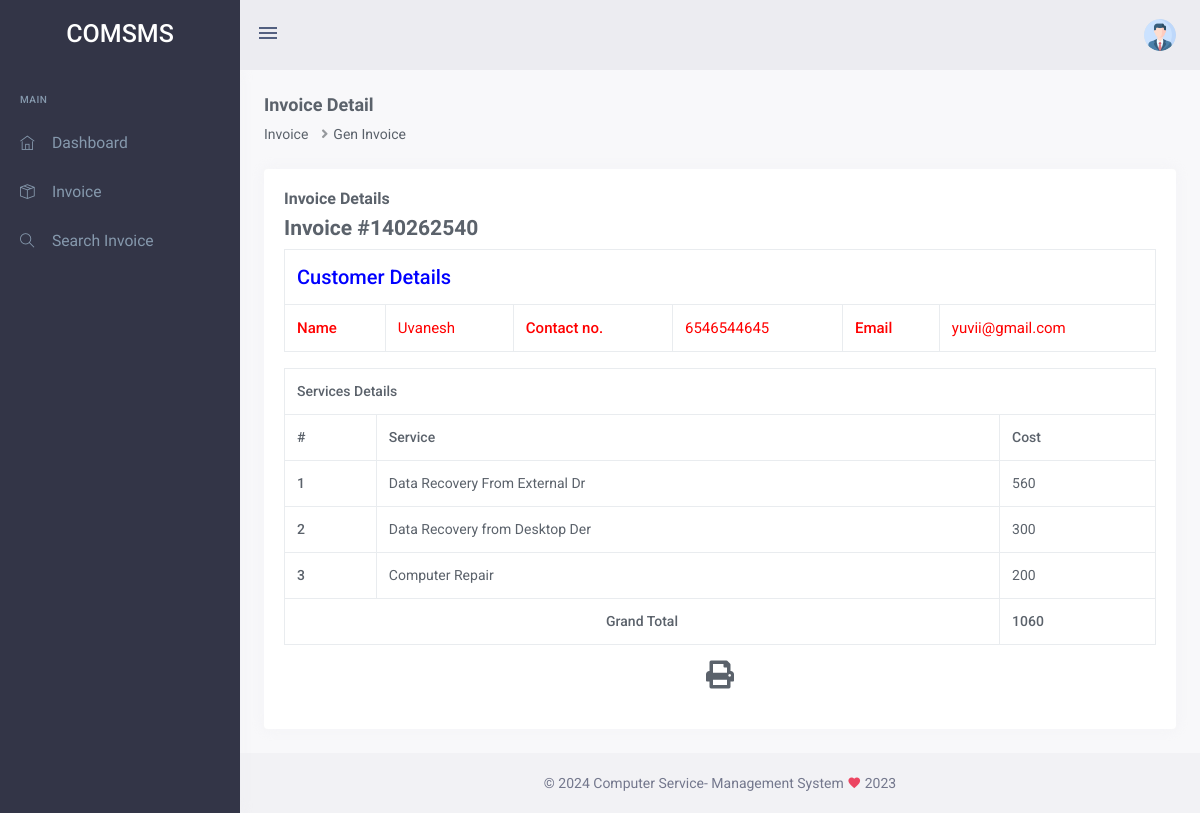
/comsms/user/view-invoice.php?invoiceid=140262540 (signed in), run on the app's committed database.
### tables this page shows
CREATE TABLE `tblservice` (
  `ID` int(10) NOT NULL,
  `ServiceName` varchar(30) DEFAULT NULL,
  `ServiceDes` mediumtext DEFAULT NULL,
  `Image` varchar(200) DEFAULT NULL,
  `Price` decimal(10,0) NOT NULL,
  `CreationDate` timestamp NOT NULL DEFAULT current_timestamp()
);

### comsms/user/view-invoice.php (the view, shortened to what this page needs)
<?php
include('includes/dbconnection.php');
if (strlen($_SESSION['comsmsuid']==0)) {
  header('location:logout.php');
  } else{
?>
<!doctype html>
<html lang="en">
    <head>
       <?php include_once('includes/css.php'); ?>
    </head>
    <body data-sidebar="dark">
        <div id="layout-wrapper">
            <?php include_once('includes/header.php');?>
           <?php include_once('includes/sidebar.php');?>
            <div class="main-content">
                <div class="page-content">
                    <div class="container-fluid">
                        <div class="row align-items-center">
                            <div class="col-sm-6">
                                <div class="page-title-box">
                                   <h4 class="font-size-18">Invoice Detail</h4>
                                    <ol class="breadcrumb mb-0">
                                        <li class="breadcrumb-item">Invoice</li>
                                        <li class="breadcrumb-item">Gen Invoice</li>
                                </div>
                            </div>
                        </div>
                        <div class="row">
                            <div class="col-12">
                                <div class="card">
                                    <div class="card-body" id="exampl">
                                        <h4 class="card-title">Invoice Details</h4>
    <?php
    $invid=intval($_GET['invoiceid']);
$ret=mysqli_query($con,"select DISTINCT  tblinvoice.InvoiceDate,tbluser.FullName,tbluser.Email,tbluser.MobileNumber
    from  tblinvoice
    join tbluser on tbluser.ID=tblinvoice.Userid
    where tblinvoice.BillingId='$invid'");
while ($row=mysqli_fetch_array($ret)) {
?>
                                        <table class="table table-bordered" width="100%" border="1">
                                            <h4>Invoice #<?php echo $invid;?></h4>
<tr>
<th colspan="6" style="color: blue;font-size: 20px;">Customer Details</th>
</tr>
                             <tr style="color: red;font-size: 15px;">
                                <th>Name</th>
                                <td><?php echo $row['FullName']?></td>
                                <th>Contact no.</th>
                                <td><?php echo $row['MobileNumber']?></td>
                                <th>Email </th>
                                <td><?php echo $row['Email']?></td>
                            </tr>
<?php }?>
</table>
 <form method="post">
                        <table class="table table-bordered" width="100%" border="1">
<tr>
<th colspan="3">Services Details</th>
</tr>
<tr>
<th>#</th>
<th>Service</th>
<th>Cost</th>
</tr>
<?php
$ret=mysqli_query($con,"select tblservice.ServiceName,tblservice.Price
    from  tblinvoice
    join tblservice on tblservice.ID=tblinvoice.ServiceId
    where tblinvoice.BillingId='$invid'");
$cnt=1;
while ($row=mysqli_fetch_array($ret)) {
    ?>
<tr>
<th><?php echo $cnt;?></th>
<td><?php echo $row['ServiceName']?></td>
<td><?php echo $subtotal=$row['Price']?></td>
</tr>
<?php
$cnt=$cnt+1;
$gtotal+=$subtotal;
} ?>
<tr>
<th colspan="2" style="text-align:center">Grand Total</th>
<th><?php echo $gtotal?></th>
</tr>
</table>
  <p style="margin-top:1%"  align="center">
  <i class="fa fa-print fa-2x" style="cursor: pointer;"  OnClick="CallPrint(this.value)" ></i>
</p>
</form>
                                    </div>
                                </div>
                            </div>
                        </div>
                    </div>
                </div>
<?php include_once('includes/footer.php');?>
            </div>
        </div>
    </body>
</html>
<?php  } ?>

### data on the page
tblservice: ServiceName "Data Recovery From External Dr", Price "560"
tblservice: ServiceName "Data Recovery from Desktop Der", Price "300"
tblservice: ServiceName "Computer Repair", Price "200"

### other printed values
$row['FullName'] "Uvanesh"
$row['MobileNumber'] "6546544645"
$row['Email'] "yuvii@gmail.com"
$gtotal "1060"
